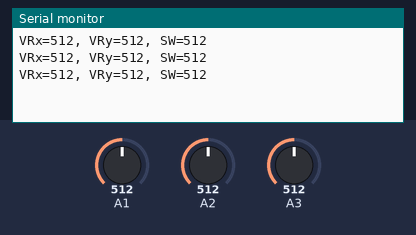
The sketch below on a simulated Arduino Uno, built with avr-gcc and run on an emulated ATmega328P. On the bench: the last lines printed to the serial monitor. The test bench sets the inputs (shaded band); at power-on: A1 = 512, A2 = 512, A3 = 512.

Above: at 1.3 s.
1.4 s: A1 set to 716
At 1.9 s:
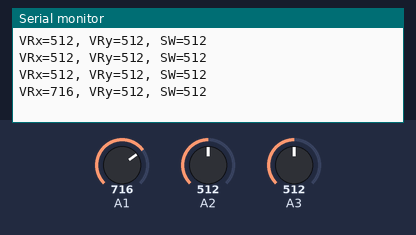
2.9 s: A2 set to 716
At 3.4 s:
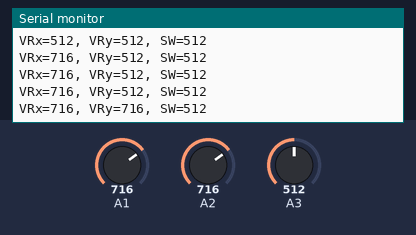
4.4 s: A3 set to 716
At 4.9 s:
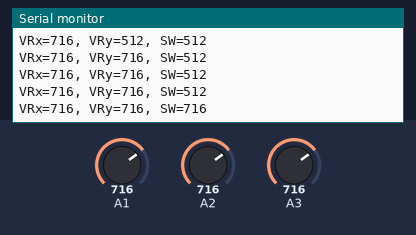
5.9 s: A1 set to 900
At 6.4 s:
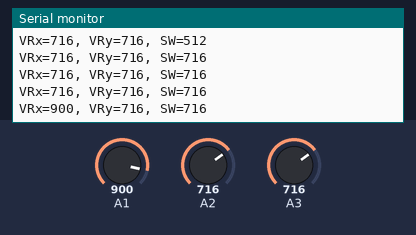
7.4 s: A2 set to 900
At 7.9 s:
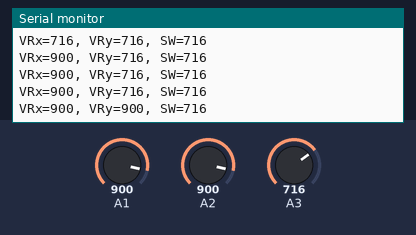
8.9 s: A3 set to 900
At 9.4 s:
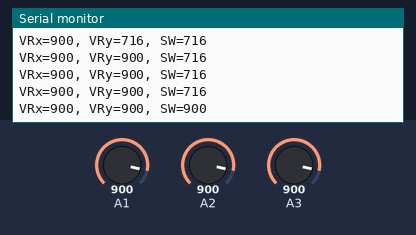
Timing chart, 0 to 11.4 s (numbered marks = the images above; inputs shaded):
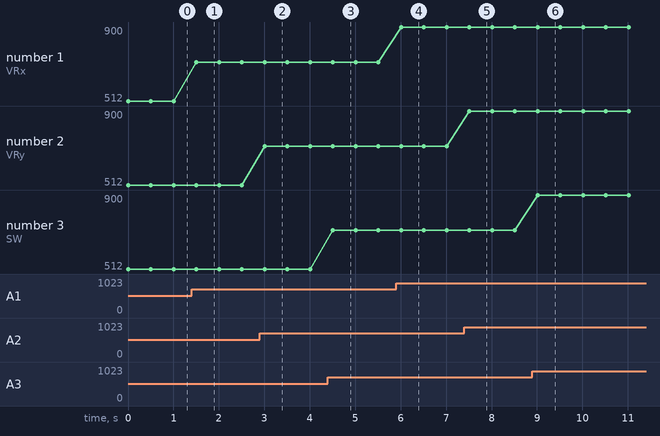

The sketch:

JoyStick.ino
```cpp
void setup() {
  Serial.begin(9600);
}

void loop() {
  int vrx, vry, sw;

  vrx = analogRead(A1);
  vry = analogRead(A2);
  sw = analogRead(A3);

  char buf[100];
  sprintf(buf, "VRx=%d, VRy=%d, SW=%d", vrx, vry, sw);
  Serial.println(buf);
  delay(500);
}
```

Measured:
- after the input at 1.4 s, the serial monitor: prints a new line after 0.10 s (image 1)
- after the input at 2.9 s, the serial monitor: prints a new line after 0.11 s (image 2)
- after the input at 4.4 s, the serial monitor: prints a new line after 0.11 s (image 3)
- after the input at 5.9 s, the serial monitor: prints a new line after 0.11 s (image 4)
- after the input at 7.4 s, the serial monitor: prints a new line after 0.11 s (image 5)
- after the input at 8.9 s, the serial monitor: prints a new line after 0.12 s (image 6)
- plotted number 1: 512 → 716 after the input at 1.4 s, 716 → 900 after the input at 5.9 s
